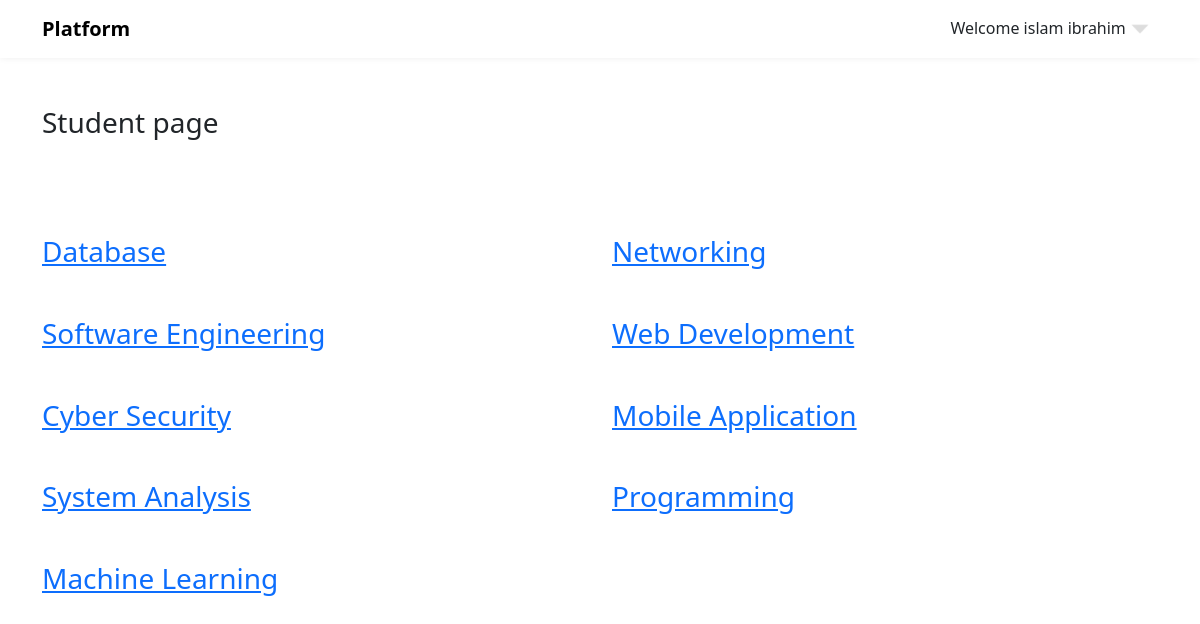
Page /student (signed in) on the committed database.
### app.py (models this page shows)
class Course(db.Model):
    id = db.Column(db.Integer, primary_key=True, autoincrement=True)
    name = db.Column(db.String(255), unique=True, nullable=False)
    doctor_id = db.Column(db.Integer, db.ForeignKey('doctor.id'))
    questions = db.relationship('Questions', backref='courses', lazy=True)
    scores = db.relationship('Score', backref='courses', lazy=True)

### app.py (the view)
@myapp.route("/student", methods=['GET', 'POST'])
def studentIndex():
    if 'user_id' not in session:
        return redirect(url_for('studentLogin'))
    activeindex = "active"
    with myapp.app_context():
        courses = Course.query.all()
    return render_template('student/student.html', title="Home Page", activeIndex=activeindex, session=session,courses=courses )

### templates/student/student.html (shortened to what this page needs)
{% extends 'base.html' %}
{% block link %}
<link rel="stylesheet" href="{{ url_for('static' , filename='css/student.css') }}">
{% endblock %}
{% block body %}
<div class="container">
    <h3 class="mt-5 mb-5">Student page</h3>
    <div class="row pt-5">
        {% if courses %}
            {%for course in courses%}
                <div class="col-md-6">
                    <h3 class="mb-5"><a href="{{url_for('course_details', course_id=course.id)}}"> {{ course.name }} </a></h3>
                </div>
            {% endfor %}
        {% endif %}
    </div>
</div>
{% endblock %}

### templates/base.html (shortened to what this page needs)
<!DOCTYPE html>
<html lang="en">
<head>
    <head>
        <link rel="stylesheet" href="{{ url_for('static' , filename='css/layout.css') }}">
        <link href="https://cdn.jsdelivr.net/npm/bootstrap@5.3.2/dist/css/bootstrap.min.css" rel="stylesheet"
>
        <link rel="stylesheet" href="{{ url_for('static' , filename='css/all.min.css') }}">
        <link rel="stylesheet" href="{{ url_for('static' , filename='css/normalize.css') }}">
        {% block link %}
        {% endblock %}
    </head>
</head>
<body>
    <nav class="navbar navbar-expand-lg p-2 bg-white">
        <div class="container">
            <a class="navbar-brand" href="#"><strong>Platform</strong></a>
            <div class="collapse navbar-collapse" id="navbarSupportedContent">
                {%if 'user_name' in session %}
                    <div class="p-2 m-0 user">
                        Welcome {{ session['user_name'] }}
                        <img class="arrow-dowm"
>
                    </div>
                {% endif %}
            </div>
        </div>
    </nav>
    {% block body %}
    {% endblock %}
</body>
</html>

### static/css/layout.css (style rules this page uses)
* { box-sizing: border-box; }
:root { --white-color: #FFFFFF; --primary-color: #f44749; --secondary-color: #f3af24; --section-bg-color: #F9F9F9; --dark-color: #000000; --title-color: #565758; --news-title-color: #292828; --p-color: #717275; --border-color: #eaeaea; --body-font-family: 'Montserrat', sans-serif; }
body { background: var(--white-color); font-family: var(--body-font-family); position: relative; }
nav { box-shadow: 0 0 7px 0 #eee; }
.user { cursor: pointer; position: relative; }
.user .arrow-dowm { width: 20px !important; margin-bottom: 4px; }

### rows in the picture
Course: name "Database"
Course: name "Networking"
Course: name "Software Engineering"
Course: name "Web Development"
Course: name "Cyber Security"
Course: name "Mobile Application"
Course: name "System Analysis"
Course: name "Programming"
Course: name "Machine Learning"

### other values in the picture
{{ session['user_name'] }} "islam ibrahim"
